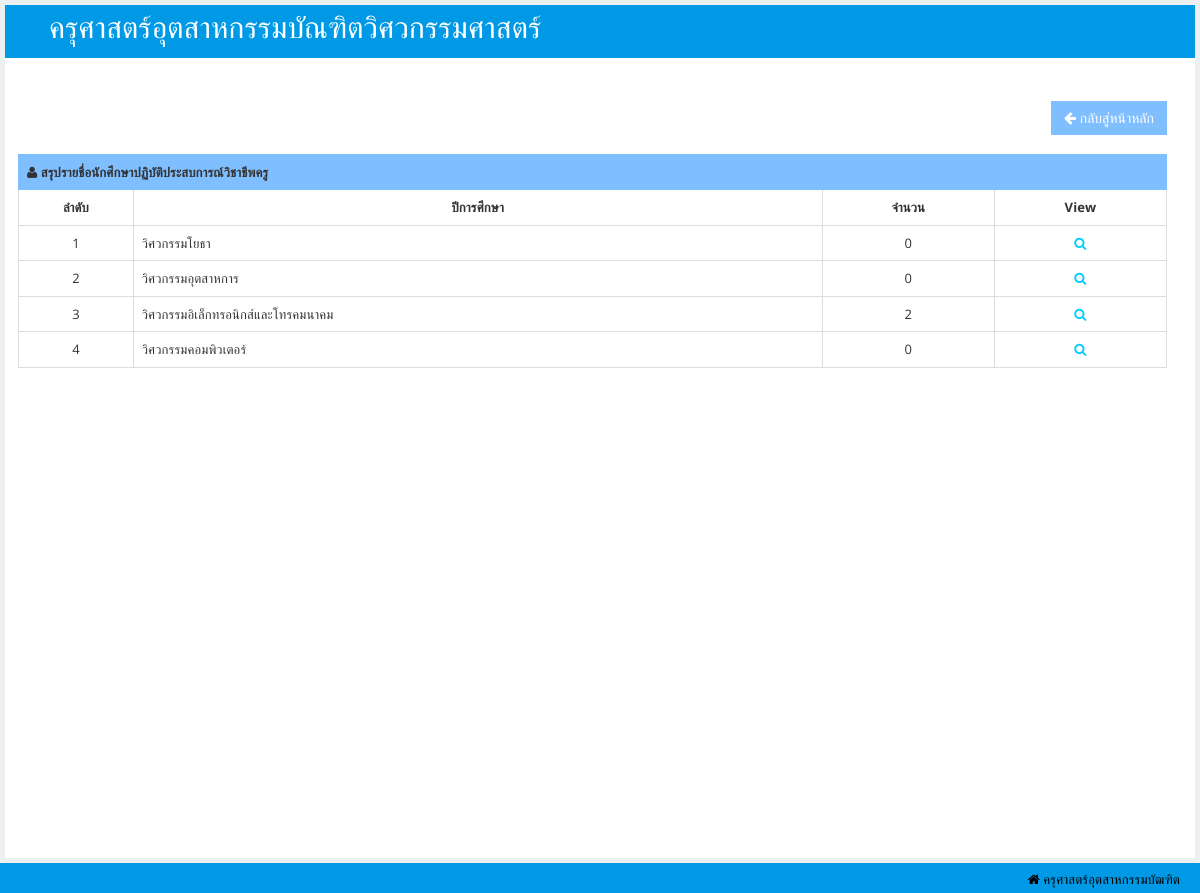
The page /rmutlexpro/reportyearbr.php?year_id=2559 on the database its author committed.
### tables this page shows
CREATE TABLE `branch` (
  `branch_id` int(11) NOT NULL,
  `branch_name` varchar(50) NOT NULL
);

### rmutlexpro/reportyearbr.php (the view, shortened to what this page needs)
<!DOCTYPE html>
<html lang="en"><head>
    <link id="bootstrap-style" href="css/bootstrap.css" rel="stylesheet">
    <link href="css/halflings.css" rel="stylesheet">
    <link rel="stylesheet" href="css/layout.css" type="text/css">
    <link href="css/bootstrap-responsive.min.css" rel="stylesheet">
    <link id="base-style" href="css/style.css" rel="stylesheet">
    <link id="base-style-responsive" href="css/style-responsive.css" rel="stylesheet">
    <link href="css/font-awesome.min.css" rel="stylesheet">
    <link href="css/font-awesome.css" rel="stylesheet">
    <link rel="stylesheet" href="css/modal.css" type="text/css">
</head>
<body>
<?php
$year_id=$_GET['year_id'];
?>
<div id="main">
<nav class="navbar navbar-default">
        <div class="navbar-inner">
            <div class="container-fluid">
                <div class="navbar-header">
                    <a class="brand"><span style="font-size:30px">&nbsp;ครุศาสตร์อุตสาหกรรมบัณฑิตวิศวกรรมศาสตร์</span></a>
                </div>
                <div class="nav-no-collapse header-nav">
                    <ul class="nav navbar-nav pull-right">
                        <li class="dropdown">
                            <a class="btn dropdown-toggle" href="#">
                                <i class="fa fa-user" style="color: #0099e6"></i>
                            </a>
                        </li>
                    </ul>
                </div>
            </div>
        </div>
    </nav>
            <div id="content" class="span10">
  <div class="row">
                    <div class="col-lg-12 panel-body">
                    <div align="right">
                                <button type="button" class="btn btn-primary btn-lg" id="adduser" style="background-color:#80bfff;border-color: #80bfff;; color:#fff" onclick='location.replace("report.php")'><i class="icon-arrow-left"></i> กลับสู่หน้าหลัก</button>
                        </div>
                        <br>
                        <div class="table-responsive panel-collapse pull out">
                            <table class="table table-bordered">
                                <tbody>
                                    <tr>
                                        <td style="text-align:left" class="success" colspan="10"><i class=" icon-user"></i><strong> สรุปรายชื่อนักศึกษาปฏิบัติประสบการณ์วิชาชีพครู</strong></td>
                                    </tr>
                                    <tr style="font-weight:bold;">
                                        <td style="width:10%;text-align:center">ลำดับ</td>
                                        <td style="width:60%;text-align:center">ปีการศึกษา</td>
                                        <td style="width:15%;text-align:center">จำนวน</td>
                                        <td style="width:15%;text-align:center">View</td>
                                    </tr>
                                    <tr>
                                    <?php
                                    $i='0';
                                    $strSQL = "SELECT * FROM branch ";
                                        $objQuery = mysql_query($strSQL);
                                        while ($nti=mysql_fetch_array($objQuery)){
                                        $branch_id=$nti['branch_id'];
                                        $i=$i+'1';
                                        ?>
                                        <td style="text-align:center"><?php echo $i;?></td>
                                        <td style="text-align:left"><?php echo $nti['branch_name'];?></td>
                                        <td style="text-align:center;">
                                            <?php
                                                $branch1 ="SELECT * FROM studentsave WHERE branch_id= $branch_id AND year_id=$year_id";
                                                $objQuerystd = mysql_query($branch1);
                                                $rowbr=mysql_num_rows($objQuerystd);
                                                echo $rowbr;
                                            ?>
                                        </td>
                                        <td style="text-align:center"><a href='reportshowyear.php?branch_id=<?php echo $nti['branch_id'];?>&year_id=<?php echo $year_id;?>' data-toggle="tooltip" data-placement="top" data-original-title="แสดง"><i class=" icon-search" style="color:#00ccff"></i></a></td>
                                    </tr>
                                   <?php }?>
                                </tbody>
                            </table>
                        </div>
                    </div>
                </div>
            </div>
        </div>
   <footer>
            <p>
                <span class="icon-home" style="text-align:left;float: right"> ครุศาสตร์อุตสาหกรรมบัฒฑิต</a></span>
            </p>
        </footer>
</body>
</html>

### rmutlexpro/css/halflings.css (style rules this page uses)
html, html .halflings { -webkit-font-smoothing: antialiased !important; }

### rmutlexpro/css/layout.css (style rules this page uses)
html { position: relative; z-index: 1; min-height: 100%; letter-spacing: 0.1px; }
html body { font-family: 'Open Sans', sans-serif; font-size: 13px; min-height: 100%; background-color: #ecf0f1; overflow-x: hidden; }
#main { position: relative; -webkit-transition: -webkit-transform 0.2s ease; -o-transition: -o-transform 0.2s ease; transition: transform 0.2s ease; }
#main:before, #main:after { content: " "; display: table; }
#main:after { clear: both; }
#main { padding-top: 100px; }
@media (min-width: 768px) { #main { padding-top: 60px; } }

### rmutlexpro/css/style-responsive.css (style rules this page uses)
@media (min-width: 1200px) { #content { width: 100%; padding: 28px; margin: 0px 0px; } }
@media (min-width: 1200px) { footer { margin: 0px 0px 0px 0px; padding: 10px 20px; } }

### rmutlexpro/css/modal.css (style rules this page uses)
* { margin:0; padding:0; }

### rmutlexpro/reportyearbr.php (style rules this page uses)
body { font-family: "Lato", sans-serif; }
#main { transition: margin-left .5s; padding: 5px; }

### rows shown on the page
branch: i "1", branch_name "วิศวกรรมโยธา", rowbr "0"
branch: i "2", branch_name "วิศวกรรมอุตสาหการ", rowbr "0"
branch: i "3", branch_name "วิศวกรรมอิเล็กทรอนิกส์และโทรคมนาคม", rowbr "2"
branch: i "4", branch_name "วิศวกรรมคอมพิวเตอร์", rowbr "0"
